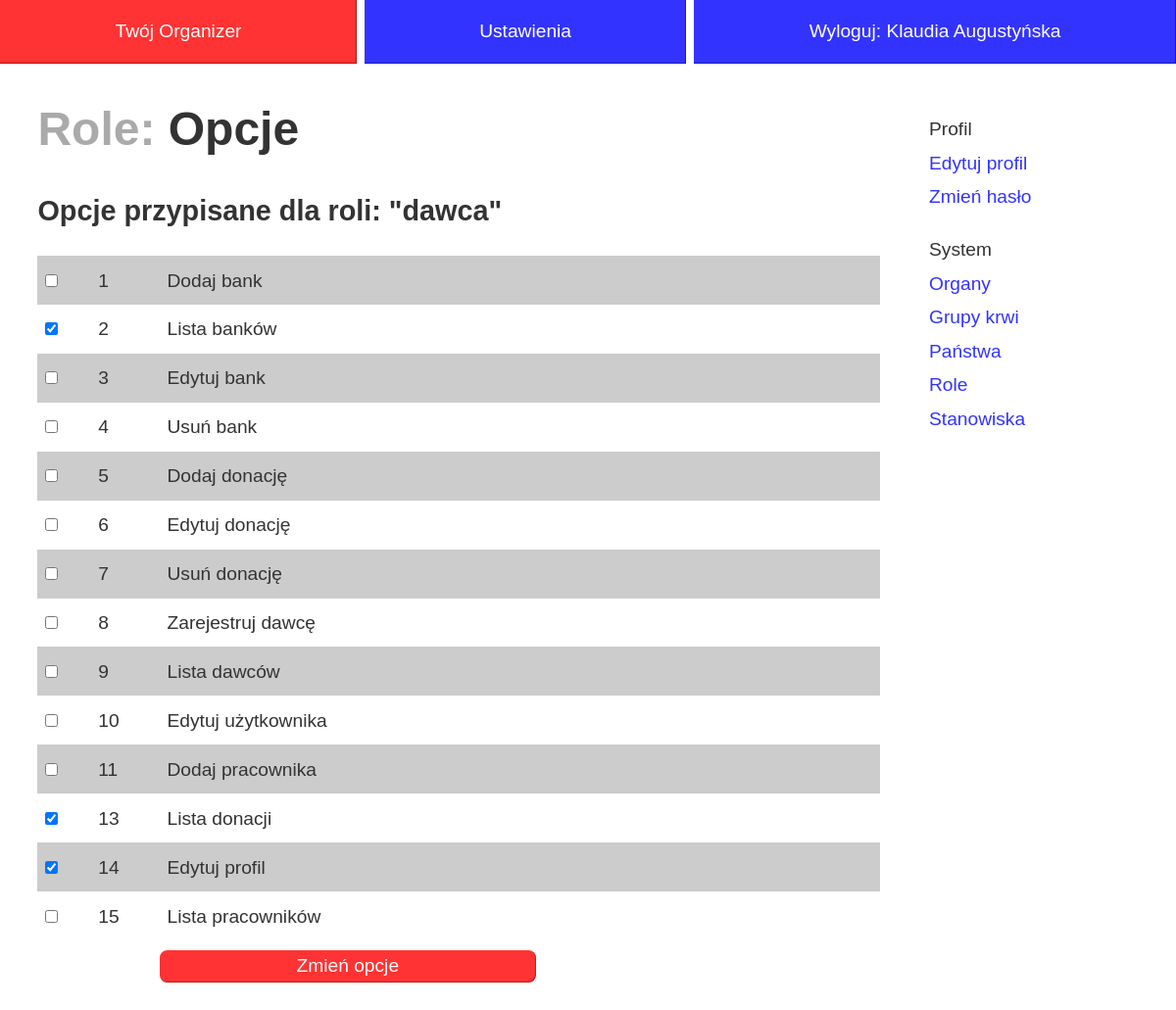
The page /index.php?id=ustawienia&set=role&metoda=opcje&co=1 (signed in) on the database its author committed.
### tables this page shows
CREATE TABLE IF NOT EXISTS `role` (
  `id` int(11) NOT NULL AUTO_INCREMENT,
  `nazwa` varchar(40) NOT NULL,
  PRIMARY KEY (`id`)
);

CREATE TABLE IF NOT EXISTS `opcje` (
  `id` int(11) NOT NULL AUTO_INCREMENT,
  `nazwa` varchar(100) NOT NULL,
  PRIMARY KEY (`id`),
  UNIQUE KEY `id` (`id`)
);

### src/role.php (called while the page is built, shortened)
<?php
class Role {
	static public function Get($id) {
		global $mysqli;
		$result = $mysqli->query("SELECT * FROM role WHERE id = '$id'");
		if ($result->num_rows > 0) {
			return $result->fetch_assoc();
		}
		return NULL;
	}
}
?>

### src/opcje.php (called while the page is built, shortened)
<?php
class Opcje {
	static public function GetAll() {
		global $mysqli;
		$result = $mysqli->query("
			SELECT *
			FROM opcje
		");
		if ($result->num_rows > 0) {
			$tablica  = array();
			while ($row = $result->fetch_assoc())
				$tablica[] = $row;
			return $tablica;
		}
		return NULL;
	}
	static public function GetForId($id) {
		global $mysqli;
		$result = $mysqli->query("
			SELECT DISTINCT opcja_id
			FROM roletoopcje
			WHERE rola_id = $id
			") or die($mysqli->error);
		if ($result->num_rows > 0) {
			$tablica  = array();
			while ($row = $result->fetch_array())
				$tablica[] = $row[0];
			return $tablica;
		}
		return NULL;
	}
}
?>

### pages/set/role-opcje.php (the view, shortened to what this page needs)
	<article>
		<h1><i>Role:</i> Opcje</h1>
<?php
include_once("src/opcje.php");
	$opcje = Opcje::GetAll();
	$rola = Role::Get($_GET['co']);
        $opcjeDlaRoli = Opcje::GetForId($_GET['co']);
?>
<h2>Opcje przypisane dla roli: "<?=$rola['nazwa']?>"</h2>
<form action="" method="post" class="blank">
<table>
<tbody>
<?php
if (count($opcje) > 0)
foreach ($opcje as $o) {
?>
	<tr>
		<td><input type="checkbox" name="opcja[]" value="<?=$o['id']?>" <?php
                    if ($opcjeDlaRoli != NULL && in_array($o['id'], $opcjeDlaRoli)) {
                        print " checked";
                    }
		?>/></td>
		<td><?=$o['id']?></td>
		<td><?=$o['nazwa']?></td>
	</tr>
<?php
}
?>
</tbody>
<tfoot>
<tr>
<td></td><td></td><td><input type="submit" name="zmien" value="Zmień opcje" class="submit"/>
</tfoot>
</table>
</form>
	</article>

### style.css (style rules this page uses)
* { margin:0; padding:0 }
html { font-family: sans-serif; font-size: 1.2em; line-height: 1.8em;color:#333;overflow-y:scroll }
#content article { display:block;padding:2em; padding-top:0 }
#content article h2 { margin-bottom:1em }
#content h1 { font-size: 2.5em; margin-bottom:1em }
#content h1 i { font-style:normal; color: #aaa; }
table { width:100%;border-collapse:collapse;line-height:1.2em }
tbody td { padding:.7em .4em }
tbody tr:nth-child(2n+1) { background: #ccc; }
tfoot td { padding-top:.5em }
.form input[type=submit] , .submit { background:#ff3333;color:#fff;border:0; font-size: 1em; padding: .7em;margin:auto;width:20em;cursor:pointer; box-shadow:inset -1px -1px 1px rgba(0,0,0,.3);border-radius:.4em }
.blank input[type=submit] { background:#ff3333;color:#fff;border:0; font-size: inherit; padding: .3em;cursor:pointer; box-shadow:inset -1px -1px 1px rgba(0,0,0,.3);border-radius:.4em }

### rows shown on the page
role: nazwa "dawca"
opcje: id "1", nazwa "Dodaj bank"
opcje: id "☑", id "2", nazwa "Lista banków"
opcje: id "3", nazwa "Edytuj bank"
opcje: id "4", nazwa "Usuń bank"
opcje: id "5", nazwa "Dodaj donację"
opcje: id "6", nazwa "Edytuj donację"
opcje: id "7", nazwa "Usuń donację"
opcje: id "8", nazwa "Zarejestruj dawcę"
opcje: id "9", nazwa "Lista dawców"
opcje: id "10", nazwa "Edytuj użytkownika"
opcje: id "11", nazwa "Dodaj pracownika"
opcje: id "☑", id "13", nazwa "Lista donacji"
opcje: id "☑", id "14", nazwa "Edytuj profil"
opcje: id "15", nazwa "Lista pracowników"

### other values the page prints
$_SESSION['user']->imie "Klaudia"
$_SESSION['user']->nazwisko "Augustyńska"
